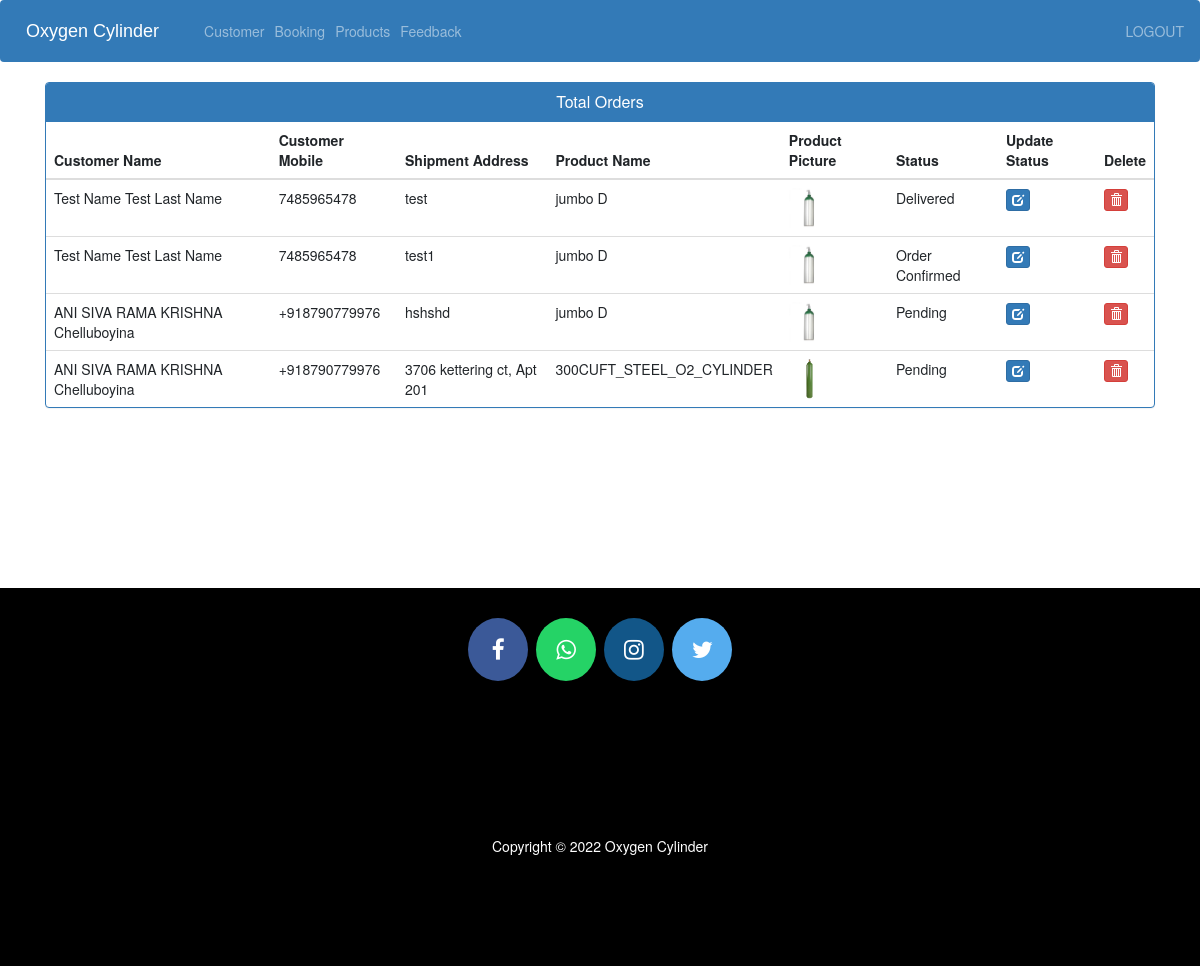
Page /admin-view-booking (signed in) on the committed database.
### ecom/models.py (models this page shows, shortened)
class Customer(models.Model):
    user=models.OneToOneField(User,on_delete=models.CASCADE)
    profile_pic= models.ImageField(upload_to='profile_pic/CustomerProfilePic/',null=True,blank=True,default="")
    address = models.CharField(max_length=40)
    mobile = models.CharField(max_length=20,null=False)
    @property
    def get_name(self):
        return self.user.first_name+" "+self.user.last_name

class Orders(models.Model):
    STATUS =(
        ('Pending','Pending'),
        ('Order Confirmed','Order Confirmed'),
        ('Out for Delivery','Out for Delivery'),
        ('Delivered','Delivered'),
    )
    customer=models.ForeignKey('Customer', on_delete=models.CASCADE,null=True)
    product=models.ForeignKey('Product',on_delete=models.CASCADE,null=True)
    email = models.CharField(max_length=50,null=True)
    address = models.CharField(max_length=500,null=True)
    mobile = models.CharField(max_length=20,null=True)
    order_date= models.DateField(auto_now_add=True,null=True)
    status=models.CharField(max_length=50,null=True,choices=STATUS)

class Product(models.Model):
    name=models.CharField(max_length=40)
    product_image= models.ImageField(upload_to='product_image/',null=True,blank=True)
    price = models.PositiveIntegerField()
    description=models.CharField(max_length=40)

### ecom/views.py (the view)
# urls.py: path('admin-view-booking', views.admin_view_booking_view,name='admin-view-booking'),
@login_required(login_url='adminlogin')
def admin_view_booking_view(request):
    orders=models.Orders.objects.all()
    ordered_products=[]
    ordered_bys=[]
    for order in orders:
        ordered_product=models.Product.objects.all().filter(id=order.product.id)
        ordered_by=models.Customer.objects.all().filter(id = order.customer.id)
        ordered_products.append(ordered_product)
        ordered_bys.append(ordered_by)
    return render(request,'ecom/admin_view_booking.html',{'data':zip(ordered_products,ordered_bys,orders)})

### templates/ecom/admin_view_booking.html (shortened to what this page needs)
{% extends 'ecom/admin_base.html' %}
{% load static %}
{% block content %}
<head>
  <link href="//netdna.bootstrapcdn.com/bootstrap/3.0.0/css/bootstrap.min.css" rel="stylesheet" id="bootstrap-css">
</head>
<div class="container">
  <div class="panel panel-primary">
    <div class="panel-heading">
      <h6 class="panel-title">Total Orders</h6>
    </div>
    <table class="table table-hover" id="dev-table">
      <thead>
        <tr>
          <th>Customer Name</th>
          <th>Customer Mobile</th>
          <th>Shipment Address</th>
          <th>Product Name</th>
          <th>Product Picture</th>
          <th>Status</th>
          <th>Update Status</th>
          <th>Delete</th>
        </tr>
      </thead>
      {% for product,customer,order in data %}
      <tr>
        {% for c in customer %}
        <td> {{c.get_name}}</td>
        <td>{{c.mobile}}</td>
        <td>{{order.address}}</td>
        {% endfor %}
        {% for p in product %}
        <td> {{p.name}}</td>
        <td> <img src="{% static p.product_image.url %}" alt="Profile Pic" height="40px" width="40px" /></td>
        <td>{{order.status}}</td>
        <td><a class="btn btn-primary btn-xs" href="{% url 'update-order' order.id  %}"><span class="glyphicon glyphicon-edit"></span></a></td>
        <td><a class="btn btn-danger btn-xs" href="{% url 'delete-order' order.id  %}"><span class="glyphicon glyphicon-trash"></span></a></td>
        {% endfor %}
      </tr>
      {% endfor %}
    </table>
  </div>
</div>
{% endblock content %}

### templates/ecom/admin_view_booking.html (style rules this page uses)
a:link { text-decoration: none; }
h6 { text-align: center; }

### rows in the picture
Orders: address "test", status "Delivered"
Customer: get_name "Test Name Test Last Name", mobile "7485965478"
Product: name "jumbo D", product_image (picture)
Orders: address "test1", status "Order Confirmed"
Orders: address "hshshd", status "Pending"
Customer: get_name "ANI SIVA RAMA KRISHNA Chelluboyina", mobile "+918790779976"
Orders: address "3706 kettering ct, Apt 201", status "Pending"
Product: name "300CUFT_STEEL_O2_CYLINDER", product_image (picture)
